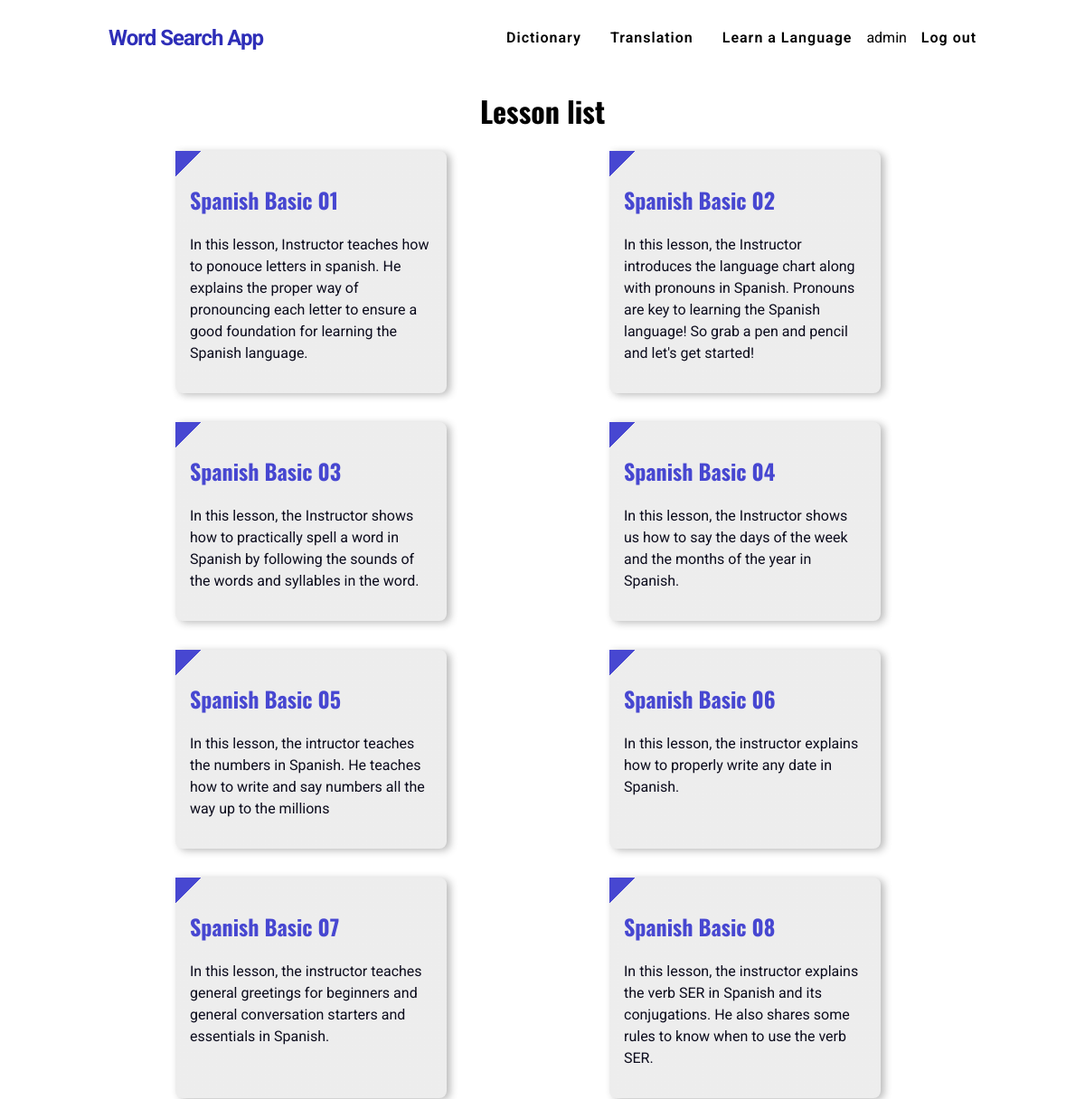
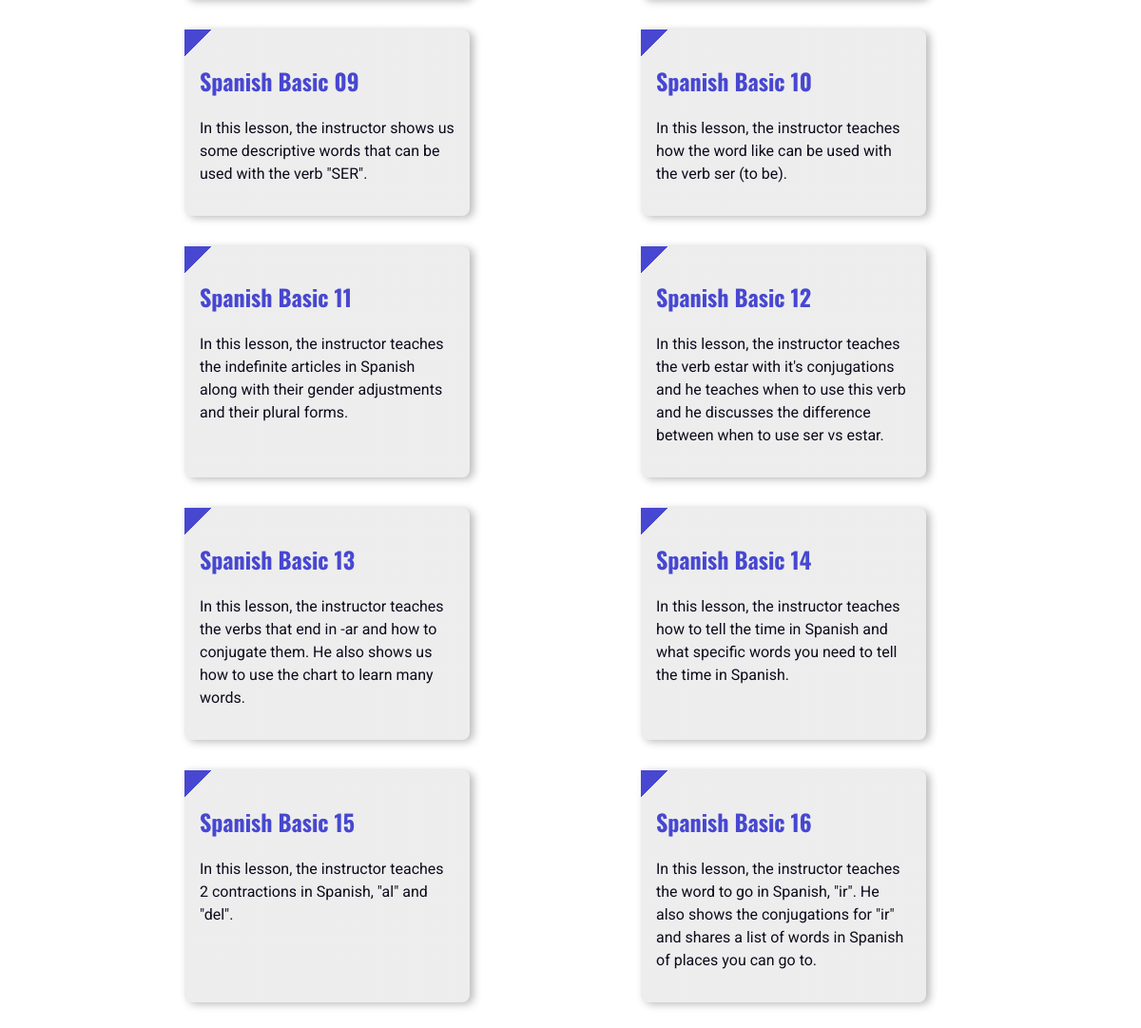
The page /curriculum/1/spanish_basic/ (signed in) on the database its author committed (2 pictures, top to bottom).
### curriculum/models.py (models this page shows, shortened)
class Lesson(models.Model):
    lesson_id = models.CharField(max_length=100, unique=True)
    Standard = models.ForeignKey(Standard, on_delete=models.CASCADE)
    created_by = models.ForeignKey(User,on_delete=models.CASCADE)
    created_at = models.DateTimeField(auto_now_add=True)
    subject = models.ForeignKey(Subject, on_delete=models.CASCADE,related_name='lessons')
    name = models.CharField(max_length=250)
    position = models.PositiveSmallIntegerField(verbose_name="Chapter no.")
    slug = models.SlugField(null=True, blank=True)
    video = models.CharField(max_length=500, blank=True)
    description = models.TextField(max_length=500,blank=True)
    class Meta:
        ordering = ['position']

### curriculum/views.py (the view)
# urls.py: path('<str:standard>/<slug:slug>/', views.LessonListView.as_view(), name='lesson_list'),
class LessonListView(DetailView):
    context_object_name = 'subjects'
    model = Subject
    template_name = 'curriculum/lesson_list_view.html'

### curriculum/templates/curriculum/lesson_list_view.html
{% extends 'Login/base.html' %}
{% load static %}
{% block content %}
  <main class="lesson-list">
    <h1>Lesson list</h1>
    <div class="lesson-list__container">
      {% for lesson in subjects.lessons.all %}
        <div class="lesson-list__block">
          <a href ="{% url 'curriculum:lesson_detail' slug=lesson.slug subject=subjects.slug standard=lesson.Standard.slug %}">
          <h2>
              {{lesson.name}}
          </h2>
          <p>{{lesson.description}}</p>
        </a>
        </div>
      {% endfor %}
    </div>
  </main>
{% endblock%}

### Login/Templates/Login/base.html (shortened to what this page needs)
{% load static %}
<!DOCTYPE html>
<html>
  <head>
    <link rel="stylesheet" href="{% static 'Login/css/master.css' %}">
  </head>
 <body>
    <header>
      <div class="logo">
        <a href="{% url 'Login:homepage' %}">Word Search App</a>
      </div>
      <nav>
        <ul class="nav__list">
          <li class="nav__link"><a href="{% url 'Dictionary:index' %}">Dictionary</a></li>
          <li class="nav__link"><a href="{% url 'Translate:index' %}">Translation</a></li>
          <li class="nav__link"><a href="{% url 'curriculum:standard_list' %}">Learn a Language</a></li>
          {% if user.is_authenticated %}
            <li  class="mr-5 text-light"> {{user.username}}</li>
            <li class="nav__link"><a href="{% url 'Login:logout' %}">Log out</a></li>
          {% else %}
            <li class="nav__link"><a href="{% url 'Login:login' %}">Login</a></li>
            <li class="nav__link"><a href="{% url 'Login:register' %}">Sign-up</a></li>
          {% endif %}
        </ul>
      </nav>
    </header>
    {% block content %}
    {% endblock %}
  </body>
</html>

### Login/static/Login/css/master.css (style rules this page uses)
* { box-sizing: border-box; }
html { scroll-behavior: smooth; }
body { margin: 0; font-family: "Roboto", sans-serif; font-weight: 400; }
h1, h2 { font-family: "Oswald", sans-serif; }
a { color: inherit; display: inline-block; text-decoration: none; }
ul { list-style: none; display: flex; padding-left: 0; }
li + li { padding-left: 1rem; }
header { width: 80%; margin: 1rem auto 0; display: flex; justify-content: space-between; align-items: center; }
.logo a { color: #2e2eb8; font-size: 1.5rem; font-weight: bold; text-decoration: none; letter-spacing: -1px; transition: all 0.3s linear; }
.nav__link + .nav__link { margin-left: 1rem; }
.nav__link { font-weight: 550; letter-spacing: 1px; }
.standard-list, .lesson-list, .subject-list { text-align: center; width: 80%; margin: 2rem auto; }
.standard-list__container, .lesson-list__container, .subject-list__container { text-align: left; display: flex; flex-wrap: wrap; }
.standard-list__block, .lesson-list__block, .subject-list__block { max-width: 300px; background-color: rgba(26, 26, 26, 0.08); background: linear-gradient(135deg, #4747d1 0px, #4747d1 20px, rgba(26, 26, 26, 0.08) 20px); margin: 0 2rem 2rem 0; padding: 1rem; border-radius: 0 0.5rem 0.5rem; box-shadow: 4px 2px 8px rgba(26, 26, 26, 0.3); transition: 0.3s linear all; }
.standard-list__block a, .lesson-list__block a, .subject-list__block a { text-decoration: none; }
.standard-list__block h2, .lesson-list__block h2, .subject-list__block h2 { color: #4747d1; }
.standard-list__block p, .lesson-list__block p, .subject-list__block p { line-height: 1.5; color: #0c0c1d; }
.lesson-list__container { justify-content: space-around; }

### rows shown on the page
Lesson: name "Spanish Basic 01", description "In this lesson, Instructor teaches how to ponouce letters in spanish. He explains the proper way of pronouncing each letter to ensure a good foundation for learning the Spanish language."
Lesson: name "Spanish Basic 02", description "In this lesson, the Instructor introduces the language chart along with pronouns in Spanish. Pronouns are key to learning the Spanish language! So grab a pen and pencil and let's get started!"
Lesson: name "Spanish Basic 03", description "In this lesson, the Instructor shows how to practically spell a word in Spanish by following the sounds of the words and syllables in the word."
Lesson: name "Spanish Basic 04", description "In this lesson, the Instructor shows us how to say the days of the week and the months of the year in Spanish."
Lesson: name "Spanish Basic 05", description "In this lesson, the intructor teaches the numbers in Spanish. He teaches how to write and say numbers all the way up to the millions"
Lesson: name "Spanish Basic 06", description "In this lesson, the instructor explains how to properly write any date in Spanish."
Lesson: name "Spanish Basic 07", description "In this lesson, the instructor teaches general greetings for beginners and general conversation starters and essentials in Spanish."
Lesson: name "Spanish Basic 08", description "In this lesson, the instructor explains the verb SER in Spanish and its conjugations. He also shares some rules to know when to use the verb SER."
Lesson: name "Spanish Basic 09", description "In this lesson, the instructor shows us some descriptive words that can be used with the verb \"SER\"."
Lesson: name "Spanish Basic 10", description "In this lesson, the instructor teaches how the word like can be used with the verb ser (to be)."
Lesson: name "Spanish Basic 11", description "In this lesson, the instructor teaches the indefinite articles in Spanish along with their gender adjustments and their plural forms."
Lesson: name "Spanish Basic 12", description "In this lesson, the instructor teaches the verb estar with it's conjugations and he teaches when to use this verb and he discusses the difference between when to use ser vs estar."
Lesson: name "Spanish Basic 13", description "In this lesson, the instructor teaches the verbs that end in -ar and how to conjugate them. He also shows us how to use the chart to learn many words."
Lesson: name "Spanish Basic 14", description "In this lesson, the instructor teaches how to tell the time in Spanish and what specific words you need to tell the time in Spanish."
Lesson: name "Spanish Basic 15", description "In this lesson, the instructor teaches 2 contractions in Spanish, \"al\" and \"del\"."
Lesson: name "Spanish Basic 16", description "In this lesson, the instructor teaches the word to go in Spanish, \"ir\". He also shows the conjugations for \"ir\" and shares a list of words in Spanish of places you can go to."

### other values the page prints
{{ user.username }} "admin"
